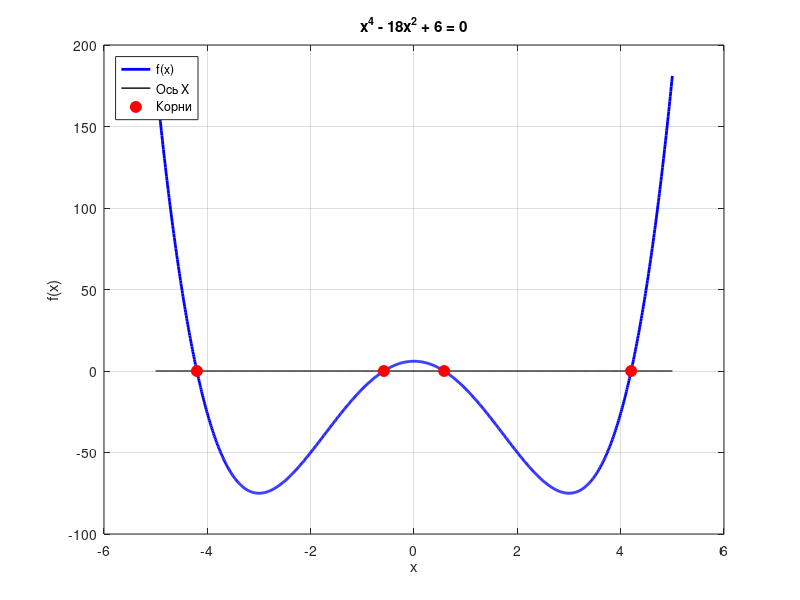

Source code (MATLAB):
%Уравнение: x^4 - 18*x^2 + 6 = 0
%Пересекается в двух точках

lambda = [1, 0, -18 , 0, 6];

x_roots = roots(lambda);

% Выводим только действительные корни
fprintf('Действительные корни уравнения:\n');
for i = 1:length(x_roots)
    if abs(imag(x_roots(i))) < 1e-4
        disp(real(x_roots(i)));
        %fprintf('x = %.6f\n', real(x_roots(i)));
    end
end

% Строим график
x = -5:0.01:5;
y = x.^4 - 18*x.^2 + 6;

figure;
plot(x, y, 'b-', 'LineWidth', 2);
hold on;
plot(x, zeros(size(x)), 'k-', 'LineWidth', 1);
grid on;
title('x^4 - 18x^2 + 6 = 0');
xlabel('x');
ylabel('f(x)');

% Отмечаем действительные корни
plot(x_roots, zeros(size(x_roots)), 'ro', 'MarkerSize', 8, 'MarkerFaceColor', 'red');
legend('f(x)', 'Ось X', 'Корни', 'Location', 'northwest');
